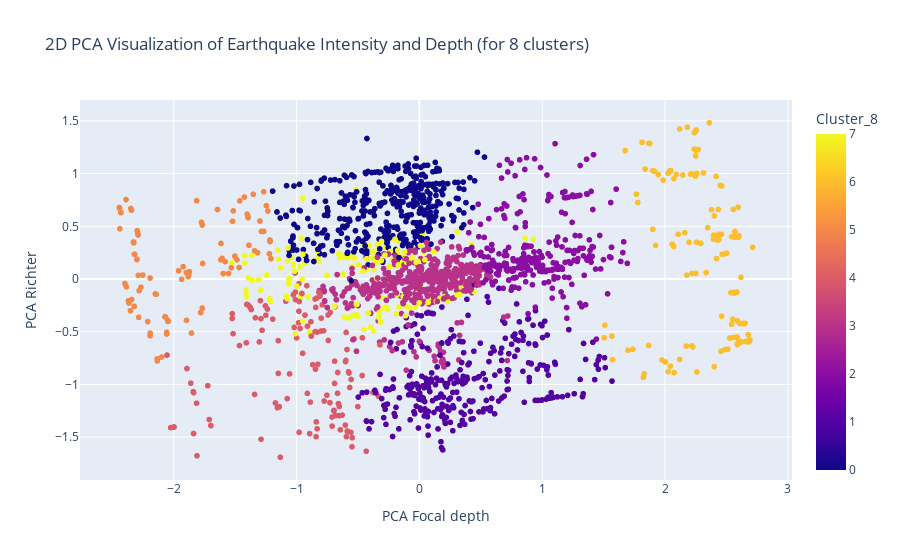

The notebook cell saved with this chart:
### Code cell
fig = px.scatter(
    df,
    x='pca_x',
    y='pca_y',
    color='Cluster_8',
    title="2D PCA Visualization of Earthquake Intensity and Depth (for 8 clusters)",
    labels={'pca_x': 'PCA Focal depth', 'pca_y': 'PCA Richter'},
    hover_data=['Focal depth', 'Richter']
)
fig.show()

### Figure 1 — Plotly figure (JSON) as saved in the notebook; plotly's stock layout.template omitted (floating-point values rounded to 4 significant figures; data arrays with more than 128 entries replaced by an {"elided": "..."} marker saying what was removed)
{"data": [{"customdata": {"elided": "2178x2 float values"}, "hovertemplate": "PCA Focal depth=%{x}<br>PCA Richter=%{y}<br>Focal depth=%{customdata[0]}<br>Richter=%{customdata[1]}<br>Cluster_8=%{marker.color}<extra></extra>", "legendgroup": "", "marker": {"color": {"elided": "2178 int values"}, "coloraxis": "coloraxis", "symbol": "circle"}, "mode": "markers", "name": "", "showlegend": false, "type": "scattergl", "x": {"elided": "2178 float values"}, "xaxis": "x", "y": {"elided": "2178 float values"}, "yaxis": "y"}], "layout": {"coloraxis": {"colorbar": {"title": {"text": "Cluster_8"}}, "colorscale": [[0, "#0d0887"], [0.1111, "#46039f"], [0.2222, "#7201a8"], [0.3333, "#9c179e"], [0.4444, "#bd3786"], [0.5556, "#d8576b"], [0.6667, "#ed7953"], [0.7778, "#fb9f3a"], [0.8889, "#fdca26"], [1, "#f0f921"]]}, "legend": {"tracegroupgap": 0}, "title": {"text": "2D PCA Visualization of Earthquake Intensity and Depth (for 8 clusters)"}, "xaxis": {"anchor": "y", "domain": [0, 1], "title": {"text": "PCA Focal depth"}}, "yaxis": {"anchor": "x", "domain": [0, 1], "title": {"text": "PCA Richter"}}}}
